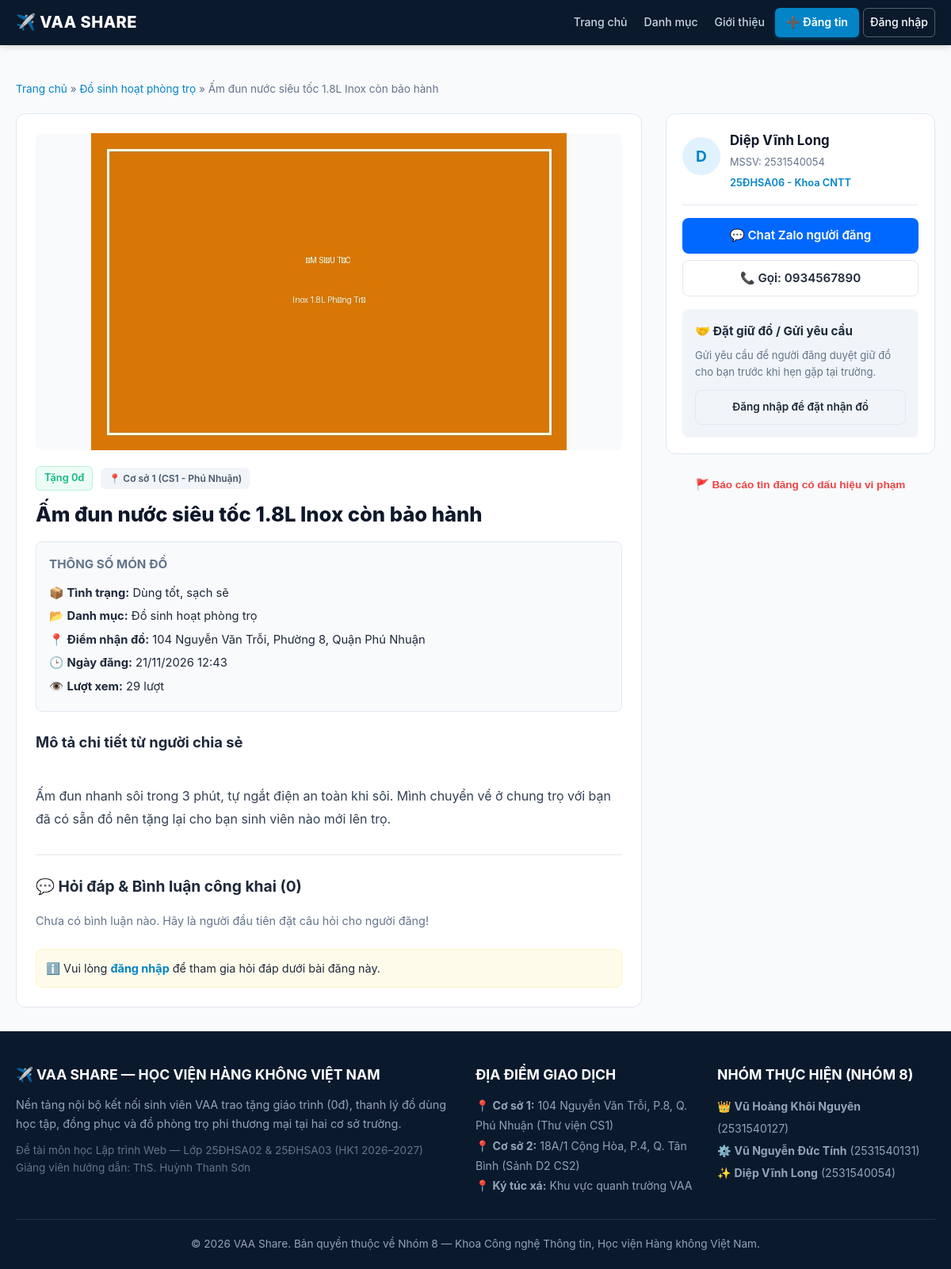
The page /detail.php?id=4 on the database as committed earlier.
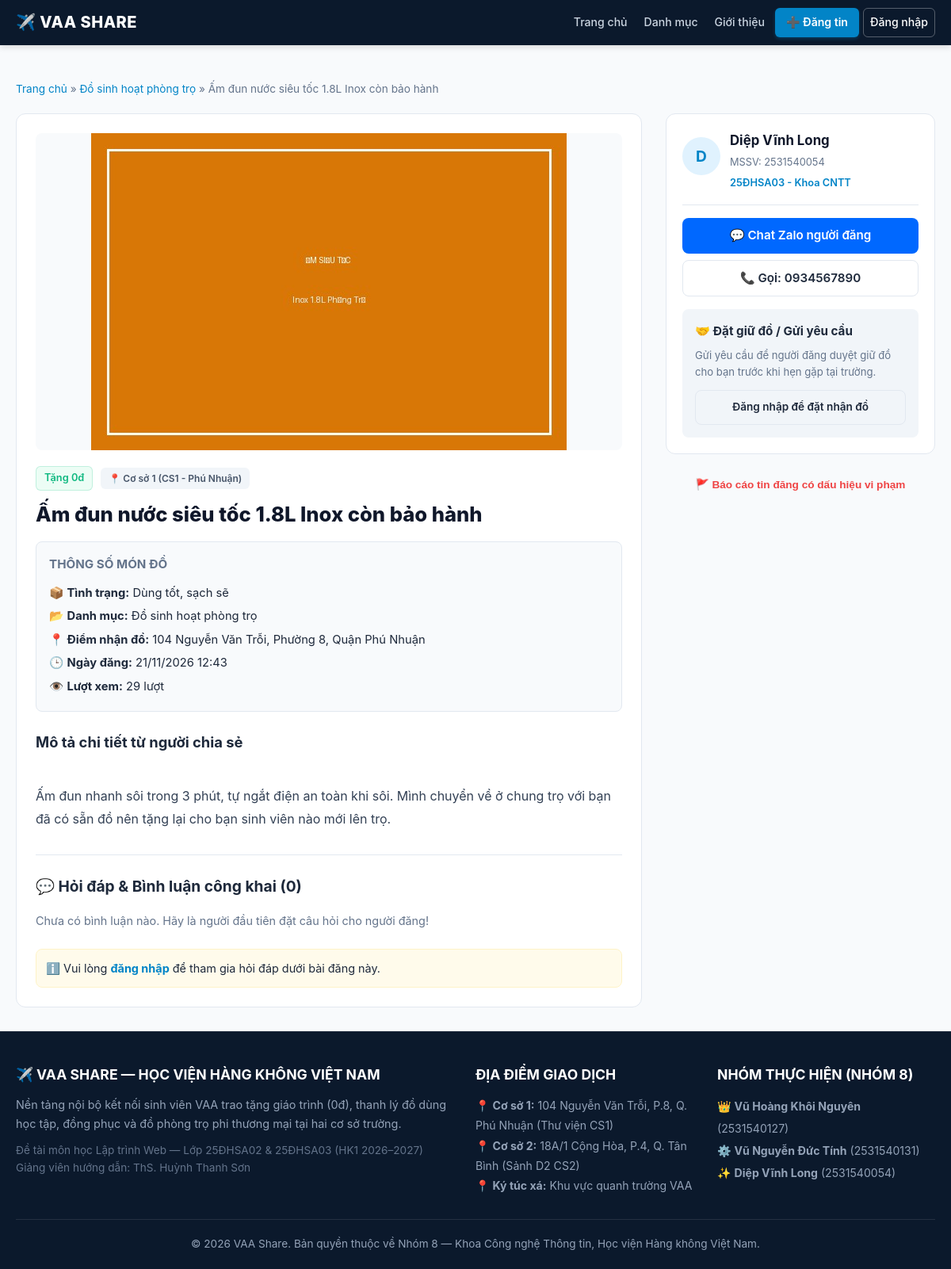
The same page on the database as committed later.
### tables this page shows
CREATE TABLE `do_dung` (
  `id` INT AUTO_INCREMENT PRIMARY KEY,
  `nguoi_dung_id` INT NOT NULL,
  `danh_muc_id` INT NOT NULL,
  `dia_diem_id` INT NOT NULL,
  `tieu_de` VARCHAR(255) NOT NULL,
  `mo_ta` TEXT NOT NULL,
  `hinh_thuc` ENUM('Tang mien phi', 'Thanh ly') DEFAULT 'Tang mien phi',
  `gia` INT DEFAULT 0,
  `tinh_trang` VARCHAR(100) DEFAULT 'Còn rất tốt (trên 90%)',
  `hinh_anh` VARCHAR(255) DEFAULT 'default_item.jpg',
  `trang_thai` ENUM('Cho duyet', 'Da duyet', 'Dang giao dich', 'Hoan thanh', 'Da an') DEFAULT 'Cho duyet',
  `luot_xem` INT DEFAULT 0,
  `ngay_dang` TIMESTAMP DEFAULT CURRENT_TIMESTAMP,
  `ngay_cap_nhat` TIMESTAMP DEFAULT CURRENT_TIMESTAMP ON UPDATE CURRENT_TIMESTAMP,
  CONSTRAINT `fk_dodung_nguoidung` FOREIGN KEY (`nguoi_dung_id`) REFERENCES `nguoi_dung` (`id`) ON DELETE CASCADE,
  CONSTRAINT `fk_dodung_danhmuc` FOREIGN KEY (`danh_muc_id`) REFERENCES `danh_muc` (`id`) ON DELETE RESTRICT,
  CONSTRAINT `fk_dodung_diadiem` FOREIGN KEY (`dia_diem_id`) REFERENCES `dia_diem` (`id`) ON DELETE RESTRICT
);

CREATE TABLE `danh_muc` (
  `id` INT AUTO_INCREMENT PRIMARY KEY,
  `ten_danh_muc` VARCHAR(100) NOT NULL,
  `mo_ta` VARCHAR(255) DEFAULT NULL,
  `icon` VARCHAR(50) DEFAULT 'book',
  `thu_tu` INT DEFAULT 0
);

CREATE TABLE `dia_diem` (
  `id` INT AUTO_INCREMENT PRIMARY KEY,
  `ten_dia_diem` VARCHAR(100) NOT NULL,
  `dia_chi` VARCHAR(255) NOT NULL,
  `ghi_chu` VARCHAR(255) DEFAULT NULL
);

CREATE TABLE `nguoi_dung` (
  `id` INT AUTO_INCREMENT PRIMARY KEY,
  `mssv` VARCHAR(20) NOT NULL UNIQUE,
  `ho_ten` VARCHAR(100) NOT NULL,
  `email` VARCHAR(100) NOT NULL UNIQUE,
  `mat_khau` VARCHAR(255) NOT NULL,
  `so_dien_thoai` VARCHAR(20) NOT NULL,
  `zalo` VARCHAR(50) DEFAULT NULL,
  `khoa_lop` VARCHAR(100) DEFAULT 'K25 - Học viện Hàng không',
  `vai_tro` ENUM('Sinh vien', 'Giang vien', 'Admin') DEFAULT 'Sinh vien',
  `trang_thai` ENUM('Hoat dong', 'Bi khoa') DEFAULT 'Hoat dong',
  `ngay_tao` TIMESTAMP DEFAULT CURRENT_TIMESTAMP
);

### includes/auth.php (called while the page is built, shortened)
<?php
function current_user() {
    return $_SESSION['user'] ?? null;
}

### detail.php (the view, shortened to what the rows shown need)
<?php
require_once __DIR__ . '/includes/auth.php';
require_once __DIR__ . '/includes/functions.php';
$itemId = (int) ($_GET['id'] ?? 0);
$item = get_item_by_id($itemId);
require_once __DIR__ . '/includes/header.php';
?>
<div class="container" style="padding: 30px 20px;">
  <div style="font-size:0.85rem; color:var(--vaa-muted); margin-bottom:16px;">
    <a href="<?php echo BASE_URL; ?>/index.php">Trang chủ</a> &raquo;
    <a href="<?php echo BASE_URL; ?>/listing.php?danh_muc_id=<?php echo $item['danh_muc_id']; ?>"><?php echo e($item['ten_danh_muc']); ?></a> &raquo;
    <span><?php echo e($item['tieu_de']); ?></span>
  </div>
  <div class="detail-layout">
    <main class="detail-main">
      <div class="detail-img-wrap">
        <img src="<?php echo BASE_URL; ?>/uploads/<?php echo e($item['hinh_anh']); ?>" alt="<?php echo e($item['tieu_de']); ?>" class="detail-img">
      </div>
      <div style="display:flex; gap:10px; align-items:center; margin-bottom:12px;">
        <?php echo format_price($item['gia']); ?>
        <span class="badge badge-campus">📍 <?php echo e($item['ten_dia_diem']); ?></span>
      </div>
      <h1 style="font-size:1.6rem; font-weight:800; color:var(--vaa-dark); margin-bottom:16px; line-height:1.4;">
        <?php echo e($item['tieu_de']); ?>
      </h1>
      <div style="background:#f8fafc; border:1px solid var(--vaa-border); border-radius:8px; padding:16px; margin-bottom:24px;">
        <h3 style="font-size:0.95rem; text-transform:uppercase; color:var(--vaa-muted); margin-bottom:10px;">Thông số món đồ</h3>
        <ul style="list-style:none; font-size:0.92rem; line-height:2;">
          <li>📦 <strong>Tình trạng:</strong> <?php echo e($item['tinh_trang']); ?></li>
          <li>📂 <strong>Danh mục:</strong> <?php echo e($item['ten_danh_muc']); ?></li>
          <li>📍 <strong>Điểm nhận đồ:</strong> <?php echo e($item['dia_chi']); ?></li>
          <li>🕒 <strong>Ngày đăng:</strong> <?php echo date('d/m/Y H:i', strtotime($item['ngay_dang'])); ?></li>
          <li>👁️ <strong>Lượt xem:</strong> <?php echo (int) $item['luot_xem']; ?> lượt</li>
        </ul>
      </div>
      <div style="margin-bottom:30px;">
        <h3 style="font-size:1.15rem; font-weight:700; margin-bottom:10px;">Mô tả chi tiết từ người chia sẻ</h3>
        <div style="font-size:1rem; line-height:1.8; color:#334155; white-space:pre-line;">
          <?php echo e($item['mo_ta']); ?>
        </div>
      </div>
      <section style="border-top:1px solid var(--vaa-border); padding-top:24px; margin-top:30px;">
        <h3 style="font-size:1.2rem; font-weight:700; margin-bottom:16px;">💬 Hỏi đáp & Bình luận công khai (<?php echo count($comments); ?>)</h3>
        <div style="display:flex; flex-direction:column; gap:12px; margin-bottom:24px;">
        </div>
        <?php if ($currentUser): ?>
          <form action="<?php echo BASE_URL; ?>/detail.php?id=<?php echo $itemId; ?>" method="POST">
            <input type="hidden" name="action" value="add_comment">
            <div class="form-group">
              <textarea name="noi_dung" class="form-control" rows="3" placeholder="Nhập câu hỏi hoặc lời nhắn của bạn cho người đăng..." required></textarea>
            </div>
            <button type="submit" class="btn btn-outline" style="font-size:0.88rem;">Gửi bình luận</button>
          </form>
        <?php else: ?>
          <div style="background:#fffbeb; border:1px solid #fef3c7; padding:12px; border-radius:8px; font-size:0.9rem;">
          </div>
        <?php endif; ?>
      </section>
    </main>
    <aside class="detail-sidebar">
      <div class="sidebar-box">
        <div style="display:flex; gap:12px; align-items:center;">
          <div class="seller-avatar">
            <?php echo mb_substr($item['ho_ten'], 0, 1, 'UTF-8'); ?>
          </div>
          <div>
            <h4 style="font-size:1.05rem; font-weight:700; color:var(--vaa-dark);"><?php echo e($item['ho_ten']); ?></h4>
            <span style="font-size:0.8rem; color:var(--vaa-muted);">MSSV: <?php echo e($item['mssv']); ?></span><br>
            <span style="font-size:0.8rem; color:var(--vaa-blue); font-weight:600;"><?php echo e($item['khoa_lop']); ?></span>
          </div>
        </div>
        <hr style="border:0; border-top:1px solid var(--vaa-border); margin:16px 0;">
        <a href="https://zalo.me/<?php echo urlencode($item['zalo'] ?: $item['so_dien_thoai']); ?>" target="_blank" class="btn btn-primary btn-block" style="background:#0068ff; margin-bottom:8px;">
          💬 Chat Zalo người đăng
        </a>
        <a href="tel:<?php echo e($item['so_dien_thoai']); ?>" class="btn btn-outline btn-block" style="margin-bottom:16px;">
          📞 Gọi: <?php echo e($item['so_dien_thoai']); ?>
        </a>
        <div style="background:#f1f5f9; padding:16px; border-radius:8px;">
          <h4 style="font-size:0.95rem; font-weight:700; margin-bottom:8px;">🤝 Đặt giữ đồ / Gửi yêu cầu</h4>
          <p style="font-size:0.82rem; color:var(--vaa-muted); margin-bottom:12px;">
          </p>
          <?php if ($currentUser): ?>
            <?php if ($currentUser['id'] === (int)$item['nguoi_dung_id']): ?>
              <p style="font-size:0.85rem; color:#0369a1; font-style:italic;">(Đây là tin đăng của chính bạn)</p>
            <?php else: ?>
              <form action="<?php echo BASE_URL; ?>/detail.php?id=<?php echo $itemId; ?>" method="POST">
                <input type="hidden" name="action" value="send_request">
                <div class="form-group" style="margin-bottom:10px;">
                  <input type="text" name="sdt_lien_he" value="<?php echo e($currentUser['so_dien_thoai']); ?>" class="form-control" style="font-size:0.85rem;" placeholder="SĐT / Zalo của bạn" required>
                </div>
                <div class="form-group" style="margin-bottom:10px;">
                  <textarea name="loi_nhan" class="form-control" style="font-size:0.85rem; min-height:60px;" placeholder="Lời nhắn (Ví dụ: Trưa mai mình ghé CS1 lấy được không?)..."></textarea>
                </div>
                <button type="submit" class="btn btn-success btn-block" style="font-size:0.9rem;">Gửi yêu cầu nhận đồ</button>
              </form>
            <?php endif; ?>
          <?php else: ?>
            <a href="<?php echo BASE_URL; ?>/login.php" class="btn btn-outline btn-block" style="font-size:0.85rem;">Đăng nhập để đặt nhận đồ</a>
          <?php endif; ?>
        </div>
      </div>
    </aside>
  </div>
</div>
<?php require_once __DIR__ . '/includes/footer.php'; ?>

Rows that differ between the two databases and show on the page:
changed through a linked row, do_dung "Ấm đun nước siêu tốc 1.8L Inox còn bảo hành": nguoi_dung.khoa_lop "25ĐHSA06 - Khoa CNTT" → "25ĐHSA03 - Khoa CNTT"
